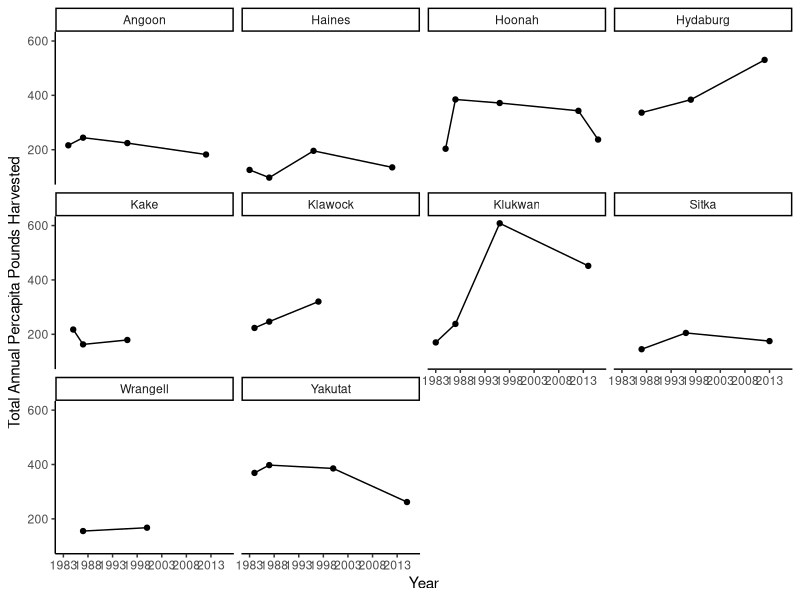

This figure's R source:
##Example code to test github functions 

##Date: July 16, 2025

library(tidyverse)
library(readxl)
library(ggplot2)

##Read in comprehensive harvest data
df <- read.csv("data/UW_tongass_harvest_data_clean_comprehensive.csv")


##Some sample code

##Select communities of interest for case studies 
df_sub <- df %>%
  filter(Site %in% c("Haines", "Klukwan", "Yakutat", "Angoon", "Hoonah", "Sitka", "Hydaburg", "Klawock", "Wrangell", "Kake"))


##Calculate total percapita harvest per community

df_percap_total <- df_sub %>%
  group_by(Site, Year) %>%
  filter(!is.na(Percapita_Pounds_Harvested)) %>%
  summarise_at(vars(Percapita_Pounds_Harvested), list(Percap_sum_lb = sum))


##Plot percapita harvest over time
ggplot(df_percap_total, aes(x = Year, y = Percap_sum_lb)) +
  geom_point() +
  geom_line() +
  scale_x_continuous(breaks = seq(1983, 2015, by = 5)) +
  labs(x = "Year", y = "Total Annual Percapita Pounds Harvested") +
  theme_classic() +
  facet_wrap(~Site)


##test example to show how I can make changes on my local branch, then upload, and also merge with main branch

  